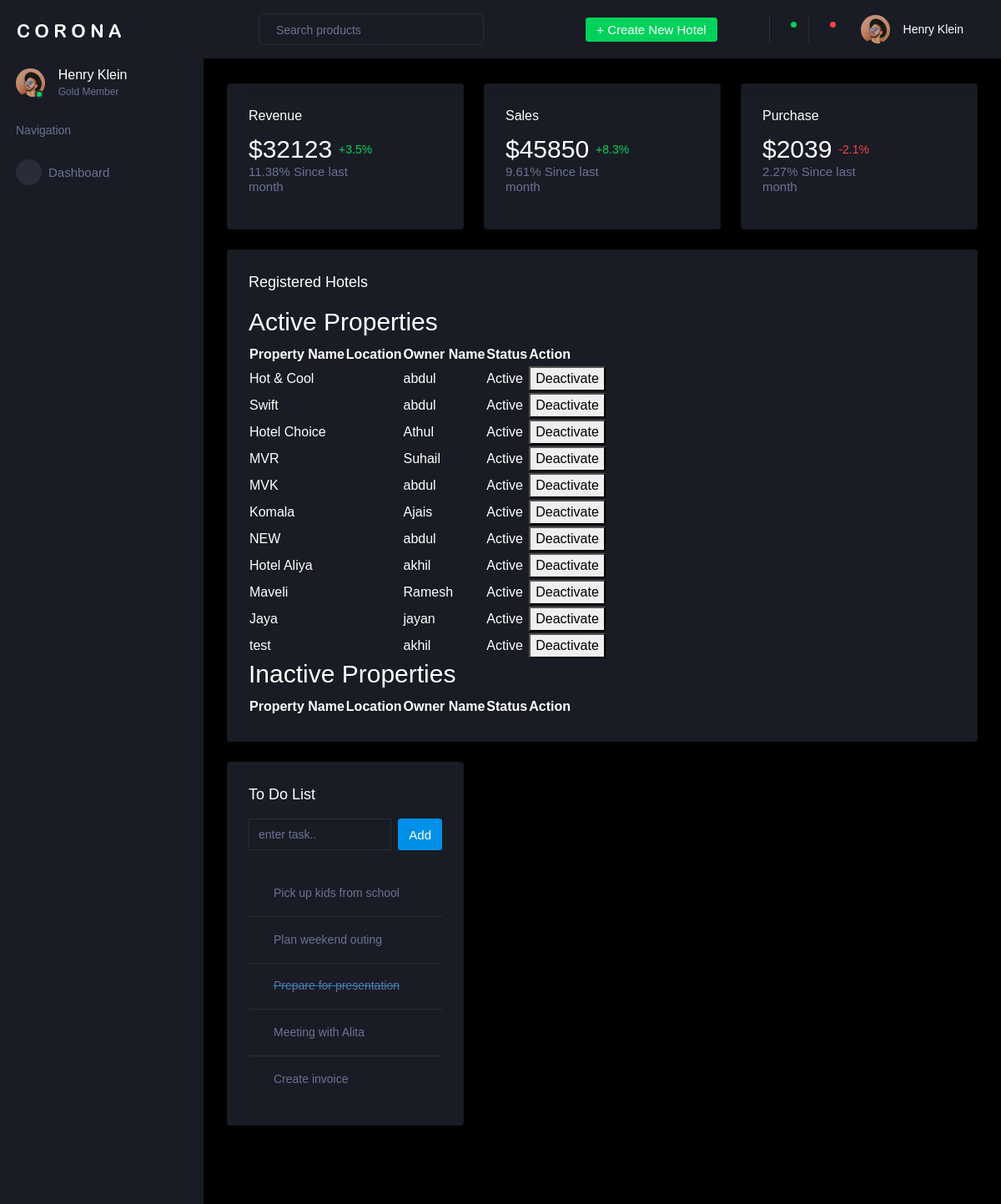
Page /admin_property_list/ on the committed database.
### admin_backend/models.py (models this page shows, shortened)
class HotelUsers(models.Model):
    user = models.ForeignKey(DeveloperAdmin, on_delete=models.SET_DEFAULT, default=1, related_name='hotels')
    property_name = models.CharField(max_length=50,unique=True)
    owner_name = models.CharField(max_length=50)
    email = models.EmailField()
    mobile = models.IntegerField()
    logo = models.ImageField(upload_to="logos/",null=True,blank=True)
    address = models.CharField(max_length=200)
    city = models.CharField(max_length=20)
    state = models.CharField(max_length=20)
    sales_executive = models.CharField(max_length=50,null=True)
    amount = models.FloatField(null=True)
    tax = models.FloatField(null=True)
    total_amount = models.FloatField(null=True)
    duration = models.CharField(choices=Duration,max_length=100)
    website = models.URLField(max_length=200)
    agreement = models.ImageField(upload_to="agreements/",null=True,blank=True)
    qr_code = models.ImageField(upload_to="qr", null=True,blank=True)
    is_active = models.BooleanField(default=True)

### admin_backend/views.py (the view)
# urls.py: path('admin_property_list/', property_list, name='property_list'),
def property_list(request):
    properties = HotelUsers.objects.all()
    active_properties = HotelUsers.objects.filter(is_active=True)
    inactive_properties = HotelUsers.objects.filter(is_active=False)
    return render(request, 'admin/property_list.html', {'properties': properties,'active_properties': active_properties, 'inactive_properties': inactive_properties})

### templates/admin/property_list.html (shortened to what this page needs)
{% load static %}
<!DOCTYPE html>
<html lang="en">
  <head>
    <link rel="stylesheet" href="{% static 'assets/vendors/mdi/css/materialdesignicons.min.css' %}">
    <link rel="stylesheet" href="{% static 'assets/vendors/css/vendor.bundle.base.css' %}">
    <link rel="stylesheet" href="{% static 'assets/vendors/jvectormap/jquery-jvectormap.css' %}">
    <link rel="stylesheet" href="{% static 'assets/vendors/flag-icon-css/css/flag-icon.min.css' %}">
    <link rel="stylesheet" href="{% static 'assets/vendors/owl-carousel-2/owl.carousel.min.css' %}">
    <link rel="stylesheet" href="{% static 'assets/vendors/owl-carousel-2/owl.theme.default.min.css' %}">
    <link rel="stylesheet" href="{% static 'assets/css/style.css' %}">
  </head>
  <body>
    <div class="container-scroller">
      <nav class="sidebar sidebar-offcanvas" id="sidebar">
        <div class="sidebar-brand-wrapper d-none d-lg-flex align-items-center justify-content-center fixed-top">
          <a class="sidebar-brand brand-logo" href="index.html"><img src="assets/images/logo.svg" alt="logo" /></a>
        </div>
        <ul class="nav">
          <li class="nav-item profile">
            <div class="profile-desc">
              <div class="profile-pic">
                <div class="count-indicator">
                  <img class="img-xs rounded-circle " src="{% static 'assets/images/faces/face15.jpg' %}" alt="">
                  <span class="count bg-success"></span>
                </div>
                <div class="profile-name">
                  <h5 class="mb-0 font-weight-normal">Henry Klein</h5>
                  <span>Gold Member</span>
                </div>
              </div>
              <a href="#" id="profile-dropdown" data-toggle="dropdown"><i class="mdi mdi-dots-vertical"></i></a>
            </div>
          </li>
          <li class="nav-item nav-category">
            <span class="nav-link">Navigation</span>
          </li>
          <li class="nav-item menu-items">
            <a class="nav-link" href="index.html">
              <span class="menu-icon">
                <i class="mdi mdi-speedometer"></i>
              </span>
              <span class="menu-title">Dashboard</span>
            </a>
          </li>
        </ul>
      </nav>
      <div class="container-fluid page-body-wrapper">
        <nav class="navbar p-0 fixed-top d-flex flex-row">
          <div class="navbar-menu-wrapper flex-grow d-flex align-items-stretch">
            <button class="navbar-toggler navbar-toggler align-self-center" type="button" data-toggle="minimize">
              <span class="mdi mdi-menu"></span>
            </button>
            <ul class="navbar-nav w-100">
              <li class="nav-item w-100">
                <form class="nav-link mt-2 mt-md-0 d-none d-lg-flex search">
                  <input type="text" class="form-control" placeholder="Search products">
                </form>
              </li>
            </ul>
            <ul class="navbar-nav navbar-nav-right">
              <li class="nav-item dropdown d-none d-lg-block">
                <a class="nav-link btn btn-success create-new-button"  href="{% url 'property_create' %}">+ Create New Hotel</a>
              </li>
              <li class="nav-item nav-settings d-none d-lg-block">
                <a class="nav-link" href="#">
                  <i class="mdi mdi-view-grid"></i>
                </a>
              </li>
              <li class="nav-item dropdown border-left">
                <a class="nav-link count-indicator dropdown-toggle" id="messageDropdown" href="#" data-toggle="dropdown" aria-expanded="false">
                  <i class="mdi mdi-email"></i>
                  <span class="count bg-success"></span>
                </a>
              </li>
              <li class="nav-item dropdown border-left">
                <a class="nav-link count-indicator dropdown-toggle" id="notificationDropdown" href="#" data-toggle="dropdown">
                  <i class="mdi mdi-bell"></i>
                  <span class="count bg-danger"></span>
                </a>
              </li>
              <li class="nav-item dropdown">
                <a class="nav-link" id="profileDropdown" href="#" data-toggle="dropdown">
                  <div class="navbar-profile">
                    <img class="img-xs rounded-circle" src="{% static 'assets/images/faces/face15.jpg' %}" alt="">
                    <p class="mb-0 d-none d-sm-block navbar-profile-name">Henry Klein</p>
                    <i class="mdi mdi-menu-down d-none d-sm-block"></i>
                  </div>
                </a>
              </li>
            </ul>
          </div>
        </nav>
        <div class="main-panel">
          <div class="content-wrapper">
            <div class="row">
              <div class="col-sm-4 grid-margin">
                <div class="card">
                  <div class="card-body">
                    <h5>Revenue</h5>
                    <div class="row">
                      <div class="col-8 col-sm-12 col-xl-8 my-auto">
                        <div class="d-flex d-sm-block d-md-flex align-items-center">
                          <h2 class="mb-0">$32123</h2>
                          <p class="text-success ml-2 mb-0 font-weight-medium">+3.5%</p>
                        </div>
                        <h6 class="text-muted font-weight-normal">11.38% Since last month</h6>
                      </div>
                      <div class="col-4 col-sm-12 col-xl-4 text-center text-xl-right">
                        <i class="icon-lg mdi mdi-codepen text-primary ml-auto"></i>
                      </div>
                    </div>
                  </div>
                </div>
              </div>
              <div class="col-sm-4 grid-margin">
                <div class="card">
                  <div class="card-body">
                    <h5>Sales</h5>
                    <div class="row">
                      <div class="col-8 col-sm-12 col-xl-8 my-auto">
                        <div class="d-flex d-sm-block d-md-flex align-items-center">
                          <h2 class="mb-0">$45850</h2>
                          <p class="text-success ml-2 mb-0 font-weight-medium">+8.3%</p>
                        </div>
                        <h6 class="text-muted font-weight-normal"> 9.61% Since last month</h6>
                      </div>
                      <div class="col-4 col-sm-12 col-xl-4 text-center text-xl-right">
                        <i class="icon-lg mdi mdi-wallet-travel text-danger ml-auto"></i>
                      </div>
                    </div>
                  </div>
                </div>
              </div>
              <div class="col-sm-4 grid-margin">
                <div class="card">
                  <div class="card-body">
                    <h5>Purchase</h5>
                    <div class="row">
                      <div class="col-8 col-sm-12 col-xl-8 my-auto">
                        <div class="d-flex d-sm-block d-md-flex align-items-center">
                          <h2 class="mb-0">$2039</h2>
                          <p class="text-danger ml-2 mb-0 font-weight-medium">-2.1% </p>
                        </div>
                        <h6 class="text-muted font-weight-normal">2.27% Since last month</h6>
                      </div>
                      <div class="col-4 col-sm-12 col-xl-4 text-center text-xl-right">
                        <i class="icon-lg mdi mdi-monitor text-success ml-auto"></i>
                      </div>
                    </div>
                  </div>
                </div>
              </div>
            </div>
            <div class="row ">
              <div class="col-12 grid-margin">
                <div class="card">
                  <div class="card-body">
                    <h4 class="card-title">Registered Hotels</h4>
                    <div class="table-responsive">
                      <h2>Active Properties</h2>
    <table>
        <thead>
            <tr>
                <th>Property Name</th>
                <th>Location</th>
                <th>Owner Name</th>
                <th>Status</th>
                <th>Action</th>
            </tr>
        </thead>
        <tbody>
            {% for property in active_properties %}
            <tr>
                <td>{{ property.property_name }}</td>
                <td>{{ property.location }}</td>
                <td>{{ property.owner_name }}</td>
                <td>Active</td>
                <td>
                    <form action="{% url 'property_deactivate' property.pk %}" method="post">
                        <button type="submit">Deactivate</button>
                    </form>
                </td>
            </tr>
            {% endfor %}
        </tbody>
    </table>
    <h2>Inactive Properties</h2>
    <table>
        <thead>
            <tr>
                <th>Property Name</th>
                <th>Location</th>
                <th>Owner Name</th>
                <th>Status</th>
                <th>Action</th>
            </tr>
        </thead>
    </table>
                    </div>
                  </div>
                </div>
              </div>
            </div>
            <div class="row">
              <div class="col-md-12 col-xl-4 grid-margin stretch-card">
                <div class="card">
                  <div class="card-body">
                    <h4 class="card-title">To do list</h4>
                    <div class="add-items d-flex">
                      <input type="text" class="form-control todo-list-input" placeholder="enter task..">
                      <button class="add btn btn-primary todo-list-add-btn">Add</button>
                    </div>
                    <div class="list-wrapper">
                      <ul class="d-flex flex-column-reverse text-white todo-list todo-list-custom">
                        <li>
                          <div class="form-check form-check-primary">
                            <label class="form-check-label">
                              <input class="checkbox" type="checkbox"> Create invoice </label>
                          </div>
                          <i class="remove mdi mdi-close-box"></i>
                        </li>
                        <li>
                          <div class="form-check form-check-primary">
                            <label class="form-check-label">
                              <input class="checkbox" type="checkbox"> Meeting with Alita </label>
                          </div>
                          <i class="remove mdi mdi-close-box"></i>
                        </li>
                        <li class="completed">
                          <div class="form-check form-check-primary">
                            <label class="form-check-label">
                              <input class="checkbox" type="checkbox" checked> Prepare for presentation </label>
                          </div>
                          <i class="remove mdi mdi-close-box"></i>
                        </li>
                        <li>
                          <div class="form-check form-check-primary">
                            <label class="form-check-label">
                              <input class="checkbox" type="checkbox"> Plan weekend outing </label>
                          </div>
                          <i class="remove mdi mdi-close-box"></i>
                        </li>
                        <li>
                          <div class="form-check form-check-primary">
                            <label class="form-check-label">
                              <input class="checkbox" type="checkbox"> Pick up kids from school </label>
                          </div>
                          <i class="remove mdi mdi-close-box"></i>
                        </li>
                      </ul>
                    </div>
                  </div>
                </div>
              </div>
            </div>
          </div>
          <footer class="footer">
          </footer>
        </div>
      </div>
    </div>
  </body>
</html>

### rows in the picture
HotelUsers: property_name "Hot & Cool", owner_name "abdul"
HotelUsers: property_name "Swift", owner_name "abdul"
HotelUsers: property_name "Hotel Choice", owner_name "Athul"
HotelUsers: property_name "MVR", owner_name "Suhail"
HotelUsers: property_name "MVK", owner_name "abdul"
HotelUsers: property_name "Komala", owner_name "Ajais"
HotelUsers: property_name "NEW", owner_name "abdul"
HotelUsers: property_name "Hotel Aliya", owner_name "akhil"
HotelUsers: property_name "Maveli", owner_name "Ramesh"
HotelUsers: property_name "Jaya", owner_name "jayan"
HotelUsers: property_name "test", owner_name "akhil"
